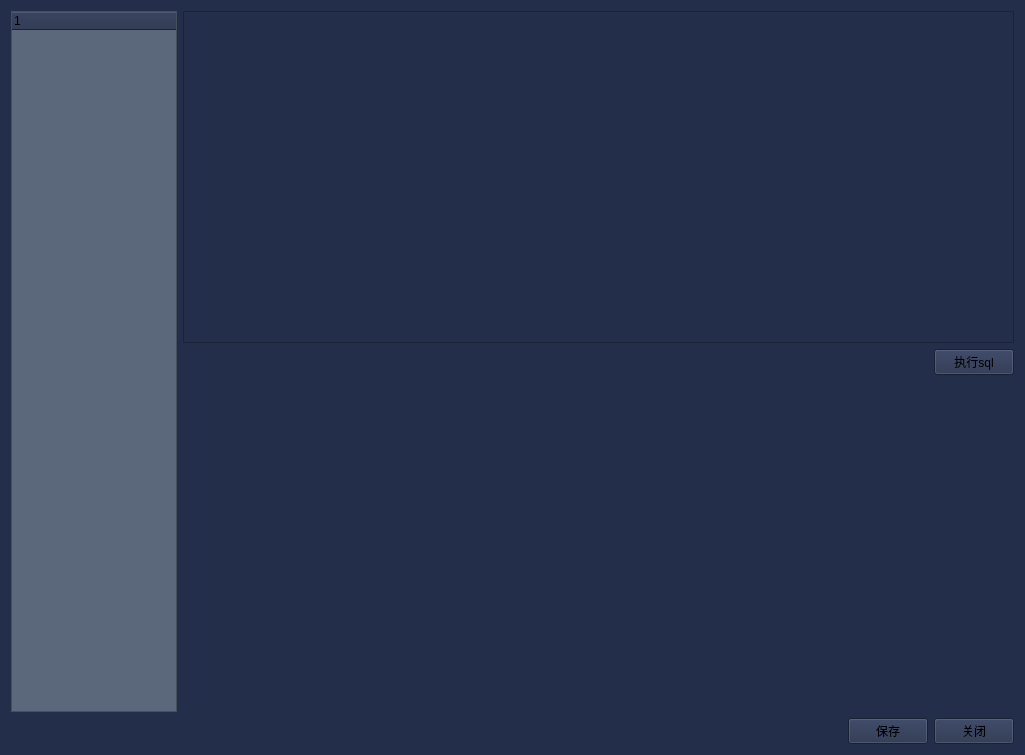
<?xml version="1.0" encoding="UTF-8"?>
<ui version="4.0">
 <class>DatabaseTableQueryDialog</class>
 <widget class="QWidget" name="DatabaseTableQueryDialog">
  <property name="geometry">
   <rect>
    <x>0</x>
    <y>0</y>
    <width>1025</width>
    <height>755</height>
   </rect>
  </property>
  <property name="windowTitle">
   <string>Form</string>
  </property>
  <property name="styleSheet">
   <string notr="true">background-color: #232e4a;</string>
  </property>
  <layout class="QVBoxLayout" name="verticalLayout_2">
   <item>
    <layout class="QHBoxLayout" name="horizontalLayout_2" stretch="1,5">
     <item>
      <widget class="QTreeWidget" name="treeWidget">
       <property name="sizePolicy">
        <sizepolicy hsizetype="Expanding" vsizetype="Expanding">
         <horstretch>0</horstretch>
         <verstretch>0</verstretch>
        </sizepolicy>
       </property>
       <property name="styleSheet">
        <string notr="true">QTreeWidget{
    background-color: #5B677A;
 
    /* set the font properties*/
    font-size:17px;
    color: white;
}</string>
       </property>
       <property name="columnCount">
        <number>1</number>
       </property>
       <column>
        <property name="text">
         <string notr="true">1</string>
        </property>
       </column>
      </widget>
     </item>
     <item>
      <layout class="QVBoxLayout" name="verticalLayout" stretch="5,0,5">
       <item>
        <widget class="QTextEdit" name="textEdit">
         <property name="sizePolicy">
          <sizepolicy hsizetype="Preferred" vsizetype="Preferred">
           <horstretch>0</horstretch>
           <verstretch>0</verstretch>
          </sizepolicy>
         </property>
        </widget>
       </item>
       <item>
        <layout class="QHBoxLayout" name="horizontalLayout">
         <item>
          <spacer name="horizontalSpacer">
           <property name="orientation">
            <enum>Qt::Horizontal</enum>
           </property>
           <property name="sizeHint" stdset="0">
            <size>
             <width>40</width>
             <height>20</height>
            </size>
           </property>
          </spacer>
         </item>
         <item>
          <widget class="QPushButton" name="pushButton">
           <property name="text">
            <string>执行sql</string>
           </property>
          </widget>
         </item>
        </layout>
       </item>
       <item>
        <widget class="QWidget" name="widget" native="true">
         <property name="sizePolicy">
          <sizepolicy hsizetype="Preferred" vsizetype="Minimum">
           <horstretch>0</horstretch>
           <verstretch>0</verstretch>
          </sizepolicy>
         </property>
         <layout class="QGridLayout" name="gridLayout"/>
        </widget>
       </item>
      </layout>
     </item>
    </layout>
   </item>
   <item>
    <layout class="QHBoxLayout" name="horizontalLayout_3">
     <item>
      <spacer name="horizontalSpacer_2">
       <property name="orientation">
        <enum>Qt::Horizontal</enum>
       </property>
       <property name="sizeHint" stdset="0">
        <size>
         <width>40</width>
         <height>20</height>
        </size>
       </property>
      </spacer>
     </item>
     <item>
      <widget class="QPushButton" name="okBtn">
       <property name="text">
        <string>保存</string>
       </property>
      </widget>
     </item>
     <item>
      <widget class="QPushButton" name="cancelBtn">
       <property name="text">
        <string>关闭</string>
       </property>
      </widget>
     </item>
    </layout>
   </item>
  </layout>
 </widget>
 <resources/>
 <connections/>
</ui>
